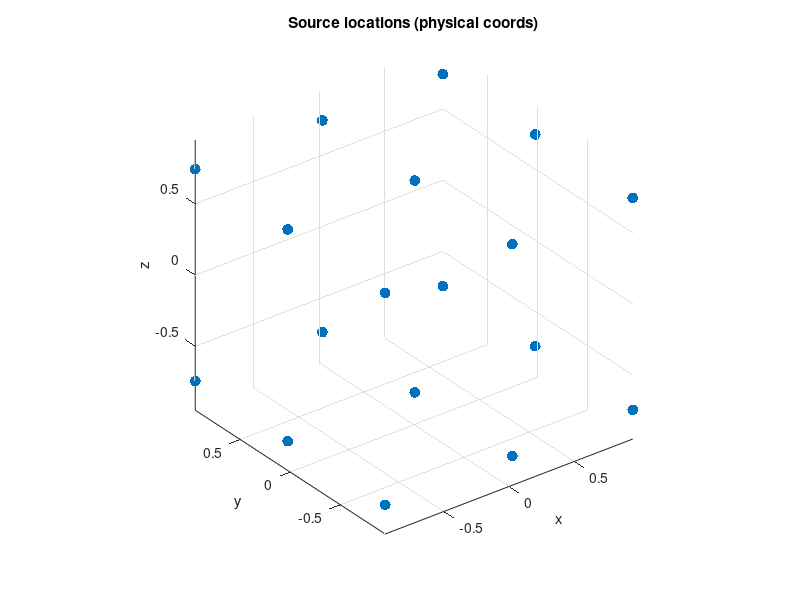

This figure's MATLAB source: (Note: this script raises an error after producing the figure.)
%% Landweber-type Iteration for 3D Eikonal Inversion (1st-order solver)
clc; clear; close all;
tic; format long;

%% ========== Experiment Configuration ==========
regularization_type = 'L1';   % 'L1' | 'L2' | 'TV'
tol   = 1e-3;
kmax  = 400;

beta_reg   = 1.0;   % regularization strength (your "beta")
duality_r  = 1.1;   % r>1 for L^r and J_r
mu_0 = 0.8*(1 - 1/1.05);  % step size parameter
mu_1 = 600;               % step size upper bound
N = 40;
niu = 1;            % smoothing param for poisson_fft3
squareoption = 0;   % beta solver T^2 option

use_fixed_alpha = false;
alpha_fixed = 0.1;

verbose = true;
print_every = 10;

save_figures = false;
experiment_name = '3D_test';
save_dir = fullfile(pwd,'results',sprintf('%s_%s_beta%.2f_r%.2f', ...
    experiment_name, regularization_type, beta_reg, duality_r));
if save_figures && ~exist(save_dir,'dir'); mkdir(save_dir); end

%% ========== Grid (ndgrid) ==========
x = linspace(-1, 1, N);
y = linspace(-1, 1, N);
z = linspace(-1, 1, N);
[X, Y, Z] = ndgrid(x, y, z);

I=N; J=N; K=N;
dx = (x(end)-x(1))/(I-1);
dy = (y(end)-y(1))/(J-1);
dz = (z(end)-z(1))/(K-1);
h  = dx;  % assume dx=dy=dz

%% ========== Exact Model ==========
% c_exact = 3 ...
%     - 0.5 * exp(-4*( X.^2 + (Y+0.5).^2 + Z.^2 )) ...
%     - 1.0 * exp(-4*( X.^2 + (Y-0.25).^2 + Z.^2 ));
% ===== Piecewise-constant 3D velocity model with positive lower bound =====
c_min = 0.2;     % strict positive lower bound (you can change)
c_bg  = 3.0;     % background velocity

c_exact = c_bg * ones(size(X));   % start from constant background

% --- Inclusion 1: sphere (higher velocity) ---
r1   = 0.35;
ctr1 = [0.0,  0.25, 0.0];         % (x0,y0,z0)
mask1 = (X-ctr1(1)).^2 + (Y-ctr1(2)).^2 + (Z-ctr1(3)).^2 <= r1^2;
c_exact(mask1) = 3.6;

% --- Inclusion 2: rectangular box (lower velocity, but still >= c_min) ---
box = (X >= -0.70 & X <= -0.25) & ...
      (Y >= -0.20 & Y <=  0.30) & ...
      (Z >=  0.10 & Z <=  0.55);
c_exact(box) = 0.9;               % keep above c_min

% --- Inclusion 3: a slab/layer (moderately higher velocity) ---
slab = (Z >= -0.60 & Z <= -0.45); % thin layer
c_exact(slab) = 3.3;

% --- enforce strict positivity (safety clamp) ---
c_exact = max(c_exact, c_min);
% positivity / background
backCond = c_bg;

%% ========== Source Points Configuration ==========
% sourceset{p} = [xs, ys, zs] in physical coordinates.
% Use 2 planes z = ±0.75 (snapped to nearest grid nodes), each with a 3×3 grid in (x,y).
% Total sources: 18.

use_3x3 = true;

if use_3x3
    idx_xy = round(linspace(2, N-1, 3));     % e.g., [2, mid, N-1]
    xs_list = x(idx_xy);
    ys_list = y(idx_xy);

    zplanes_target = [-0.75, 0.75];
    zidx = round((zplanes_target - z(1)) / h) + 1;
    zidx = max(1, min(N, zidx));
    zplanes = z(zidx);

    [XX, YY, ZZ] = ndgrid(xs_list, ys_list, zplanes);   % 3×3×2
    S = [XX(:), YY(:), ZZ(:)];                          % 18×3
    sourceset = mat2cell(S, ones(size(S,1),1), 3);
else
    idx_xy = round(linspace(2, N-1, 7));
    xs_list = x(idx_xy);
    ys_list = y(idx_xy);

    zplanes_target = [-0.75, 0.75];
    zidx = round((zplanes_target - z(1)) / h) + 1;
    zidx = max(1, min(N, zidx));
    zplanes = z(zidx);

    [XX, YY, ZZ] = ndgrid(xs_list, ys_list, zplanes);
    S = [XX(:), YY(:), ZZ(:)];
    sourceset = mat2cell(S, ones(size(S,1),1), 3);
end

fprintf('Number of sources: %d\n', numel(sourceset));

%% ========== IMPORTANT FIX 1: physical coords -> grid indices (1-based) ==========
S_all = cell2mat(sourceset);   % (P×3) physical coords

ix = arrayfun(@(v) find(abs(x - v) == min(abs(x - v)), 1, 'first'), S_all(:,1));
iy = arrayfun(@(v) find(abs(y - v) == min(abs(y - v)), 1, 'first'), S_all(:,2));
iz = arrayfun(@(v) find(abs(z - v) == min(abs(z - v)), 1, 'first'), S_all(:,3));

S_idx = [ix, iy, iz];          % (P×3) integer indices
sourceset_idx = mat2cell(S_idx, ones(size(S_idx,1),1), 3);

% ---- plot sources (physical) for sanity ----
figure;
scatter3(S_all(:,1), S_all(:,2), S_all(:,3), 60, 'filled');
grid on; axis equal;
xlabel('x'); ylabel('y'); zlabel('z');
title('Source locations (physical coords)');

%% ========== Initial Guess c0 ==========
% c0 = poisson3d_fd_fullbc(zeros(I-2,J-2,K-2), c_exact, h, niu); % T.B.D
% interior RHS f (nx,ny,nz)
f0 = zeros(I-2, J-2, K-2);

% build full-grid Dirichlet bc with one-layer ghost shell
bc_full = zeros(I, J, K);
bc_full(1,:,:)   = c_exact(1,:,:);
bc_full(end,:,:) = c_exact(end,:,:);
bc_full(:,1,:)   = c_exact(:,1,:);
bc_full(:,end,:) = c_exact(:,end,:);
bc_full(:,:,1)   = c_exact(:,:,1);
bc_full(:,:,end) = c_exact(:,:,end);

% solve (-niu*Δu + u = f) with Dirichlet bc
c0 = poisson3d_fd_fullbc_xyz(f0, bc_full, dx, dy, dz, niu);
%% ========== Initialize xi then c via regularization (3D) ==========
switch regularization_type
    case 'L2'
        xi = c0;

    case 'L1'
        q0 = sign(c0 - backCond);
        xi = c0 + beta_reg*q0;

    case 'TV'
        if beta_reg <= 0
            xi = c0;
        else
            lbd = 1/beta_reg;
            NIT = 200; GapTol = 1e-6;
            w1 = zeros(size(c0)); w2 = w1; w3 = w1;
            [~, w1, w2, w3] = TV_PDHD_3D(w1,w2,w3,c0,lbd,NIT,GapTol);

            div_w = cat(1, w1(1,:,:) , w1(2:end,:,:) - w1(1:end-1,:,:)) ...
                  + cat(2, w2(:,1,:) , w2(:,2:end,:) - w2(:,1:end-1,:)) ...
                  + cat(3, w3(:,:,1) , w3(:,:,2:end) - w3(:,:,1:end-1));

            xi = c0 + beta_reg * (-div_w);
        end

    otherwise
        error('Unknown regularization type.');
end

%% ========== Separate opts for Eikonal vs Regularization ==========
opts_eik = struct();
opts_eik.xlim = [-1, 1];
opts_eik.ylim = [-1, 1];
opts_eik.zlim = [-1, 1];
opts_eik.verbose = false;   % parfor 下强烈建议关输出（你的 solver 里可自行支持）

opts_reg = struct();        % 传给 apply_regularization3D（如不需要可空）

c = apply_regularization3D(xi, regularization_type, beta_reg, backCond, c_min, opts_reg);

%% ========== Precompute Observation Data T_star ==========
T_star = cell(numel(sourceset_idx), 1);

parfor p = 1:numel(sourceset_idx)
    T_star{p} = Eikonal_3d_1st_(c_exact, sourceset_idx{p}, dx, dy, dz, opts_eik);
end

%% ========== Main Iteration ==========
energy    = zeros(kmax,1);
resn_set  = zeros(kmax,1);
alpha_set = zeros(kmax,1);
cerror    = zeros(kmax,1);
dual_norm_set = zeros(kmax,1);

fprintf('\n========== Starting Iteration ==========\n');
for k = 1:kmax

    Ep_list     = zeros(numel(sourceset_idx),1);
    resPow_list = zeros(numel(sourceset_idx),1);
    cstar_list  = cell(numel(sourceset_idx),1);

    parfor p_num = 1:numel(sourceset_idx)

        % =======================
        % forward 
        % =======================
        % T = Eikonal_3d_1st_(c, sourceset_idx{p_num}, dx, dy, dz, opts_eik);
        T = Eikonal_3d_1st_A(c, sourceset_idx{p_num}, dx, dy, dz, opts_eik);

        % energy (your L2 boundary energy)
        Ep_list(p_num) = EnergyFun3D(T, T_star{p_num}, dx, dy, dz);

        % L^r residual on boundary for this source
        rp = LrNormBoundary3D(T, T_star{p_num}, dx, dy, dz, duality_r);
        resPow_list(p_num) = rp^duality_r;

        % J_r(res) (Banach duality mapping)
        res = T_star{p_num} - T;
        J_res = sign(res) .* abs(res).^(duality_r-1);

        % solve beta with rhs = J_r(residual)
        % betap = beta_solver_3d_2(T, J_res, dx, dy, dz, squareoption);
        % betap = beta_solver_3d_fast(T, J_res, dx, dy, dz, squareoption);
         betap = beta2_solver_3d(T, J_res, dx, dy, dz)

        % chain rule part
        ctemp = -betap ./ (c.^3);

        % smoothing (interior only)
        ctemp2 = zeros(size(ctemp));
        ctemp2(2:end-1,2:end-1,2:end-1) = poisson_fft3( ...
            ctemp(2:end-1,2:end-1,2:end-1), dx, dy, dz, niu);

        cstar_list{p_num} = ctemp2;
    end

    energy_p = sum(Ep_list);
    res_Lr   = (sum(resPow_list))^(1/duality_r);

    % accumulate cstar
    cstar = zeros(I,J,K);
    for p_num = 1:numel(sourceset_idx)
        cstar = cstar + cstar_list{p_num};
    end

    % record
    energy(k)   = energy_p;
    resn_set(k) = res_Lr;
    cerror(k)   = sum(abs(c(:)-c_exact(:))) * dx*dy*dz;

    if energy_p < tol
        fprintf('Converged at iter %d: Energy=%.3e\n', k, energy_p);
        break;
    end

    % ===== Compute dual norm =====
    g = cstar;
    norm_dual_sq = sum(g(:).^2) * dx * dy * dz;  % ||g||^2_{L2}
    dual_norm_set(k) = norm_dual_sq;

    % step size
    if use_fixed_alpha
        alpha = alpha_fixed;
    else
        alpha = min(mu_0 * res_Lr^(2*(duality_r - 1)) / max(norm_dual_sq, 1e-12), mu_1) ...
                * res_Lr^(2-duality_r);
    end
    alpha_set(k) = alpha;

    % update xi then apply prox
    xi = xi + alpha * cstar;
    c  = apply_regularization3D(xi, regularization_type, beta_reg, backCond, c_min, opts_reg);

    if verbose && (mod(k,print_every)==0 || k==1)
        fprintf('Iter %4d | Energy=%.3e | Res_Lr=%.3e | Err(L1)=%.3e | alpha=%.3e\n', ...
            k, energy_p, res_Lr, cerror(k), alpha);
    end
end

total_iterations = k;
elapsed_time = toc;

% trim history
energy    = energy(1:total_iterations);
resn_set  = resn_set(1:total_iterations);
alpha_set = alpha_set(1:total_iterations);
cerror    = cerror(1:total_iterations);
dual_norm_set = dual_norm_set(1:total_iterations);

fprintf('\n========== Summary ==========\n');
fprintf('Total iterations: %d\n', total_iterations);
fprintf('Elapsed time: %.2f s\n', elapsed_time);

%% ========== Visualization ==========
mid = ceil(N/2);

cmin_sol = min([c_exact(:); c0(:); c(:)]);
cmax_sol = max([c_exact(:); c0(:); c(:)])/3;

fig1 = figure('Position',[80 80 1400 650]);
sgtitle(sprintf('3D Inversion (%s, beta=%.2f, r=%.2f)', ...
    regularization_type, beta_reg, duality_r), 'FontWeight','bold');

subplot(2,3,1);
imagesc(x,y,squeeze(c_exact(:,:,mid))'); axis xy equal tight; colorbar;
caxis([cmin_sol cmax_sol]); title('c_{exact} (z mid)'); xlabel('x'); ylabel('y');

subplot(2,3,2);
imagesc(x,y,squeeze(c0(:,:,mid))'); axis xy equal tight; colorbar;
caxis([cmin_sol cmax_sol]); title('c_0 (z mid)'); xlabel('x'); ylabel('y');

subplot(2,3,3);
imagesc(x,y,squeeze(c(:,:,mid))'); axis xy equal tight; colorbar;
caxis([cmin_sol cmax_sol]); title('c (z mid)'); xlabel('x'); ylabel('y');

subplot(2,3,4);
imagesc(x, y, squeeze(abs(c(:,:,mid) - c_exact(:,:,mid)))');
axis xy equal tight; colorbar;
title('|c-c_{exact}| (z mid)'); xlabel('x'); ylabel('y');

subplot(2,3,5); hold on;
plot(x, squeeze(c_exact(:,mid,mid)),'LineWidth',1.8);
plot(x, squeeze(c0(:,mid,mid)),'--','LineWidth',1.5);
plot(x, squeeze(c(:,mid,mid)),':','LineWidth',1.8);
grid on; xlabel('x'); ylabel('c');
title('Center line (y=mid,z=mid)');
legend({'c_{exact}','c_0','c'},'Location','best'); hold off;

subplot(2,3,6); hold on;
semilogy(energy,'LineWidth',1.5);
semilogy(resn_set,'LineWidth',1.5);
semilogy(cerror,'LineWidth',1.5);
grid on; xlabel('iter'); title('Convergence (log)');
legend({'Energy','Res L^r','Err(L1)'},'Location','best'); hold off;

if save_figures
    saveas(fig1, fullfile(save_dir,'summary.png'));
    saveas(fig1, fullfile(save_dir,'summary.fig'));
    fprintf('Saved: summary.png\n');
end

%% ========== Figure 2: 3D volume with removed box (slice) ==========
field_name3D = 'c';   % 'c_exact' | 'c0' | 'c'
switch field_name3D
    case 'c_exact', C = c_exact;
    case 'c0',      C = c0;
    case 'c',       C = c;
end

xslice = 0; yslice = 0; zslice = 0;

fig2 = figure('Position',[80 80 1600 520]);
sgtitle(sprintf('3D slice (%s): removed region shown as NaN', field_name3D), ...
    'FontWeight','bold');

% -------------------------
% Case A: remove 1/2 volume (x > 0)
% -------------------------
Cmask = C;
Cmask(x > 0, :, :) = NaN;

subplot(1,3,1);
V = permute(Cmask, [2 1 3]);                 % ndgrid -> meshgrid convention
h = slice(x, y, z, V, xslice, yslice, zslice);
set(h,'EdgeColor','none'); axis equal tight; view(3);
xlabel('x'); ylabel('y'); zlabel('z'); colorbar;
caxis([cmin_sol cmax_sol]);
title('Remove 1/2: x>0');

% -------------------------
% Case B: remove 1/4 volume (x > 0 & y > 0)
% -------------------------
Cmask = C;
Cmask(x > 0, y > 0, :) = NaN;

subplot(1,3,2);
V = permute(Cmask, [2 1 3]);
h = slice(x, y, z, V, xslice, yslice, zslice);
set(h,'EdgeColor','none'); axis equal tight; view(3);
xlabel('x'); ylabel('y'); zlabel('z'); colorbar;
caxis([cmin_sol cmax_sol]);
title('Remove 1/4: x>0,y>0');

% -------------------------
% Case C: remove 3/4 volume (keep only x<=0 & y<=0)
% -------------------------
Cmask = NaN(size(C));
Cmask(x <= 0, y <= 0, :) = C(x <= 0, y <= 0, :);

subplot(1,3,3);
V = permute(Cmask, [2 1 3]);
h = slice(x, y, z, V, xslice, yslice, zslice);
set(h,'EdgeColor','none'); axis equal tight; view(3);
xlabel('x'); ylabel('y'); zlabel('z'); colorbar;
caxis([cmin_sol cmax_sol]);
title('Remove 3/4: keep x<=0,y<=0');

if save_figures
    saveas(fig2, fullfile(save_dir, sprintf('3D_removed_%s.png', field_name3D)));
    saveas(fig2, fullfile(save_dir, sprintf('3D_removed_%s.fig', field_name3D)));
end